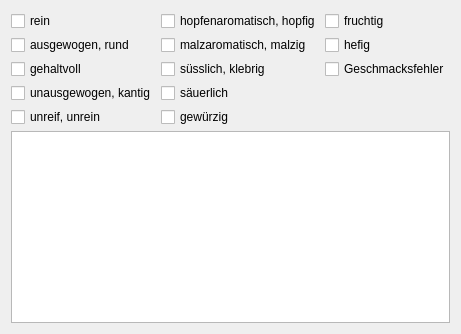
          <widget class="QWidget" name="tab_6">
           <attribute name="title">
            <string>Geschmack</string>
           </attribute>
           <layout class="QVBoxLayout" name="verticalLayout_113">
            <property name="spacing">
             <number>4</number>
            </property>
            <item>
             <layout class="QGridLayout" name="gridLayout_2">
              <item row="2" column="1">
               <widget class="QCheckBox" name="rbGeschmack_7">
                <property name="text">
                 <string>süsslich, klebrig</string>
                </property>
               </widget>
              </item>
              <item row="1" column="0">
               <widget class="QCheckBox" name="rbGeschmack_1">
                <property name="text">
                 <string>ausgewogen, rund</string>
                </property>
               </widget>
              </item>
              <item row="3" column="1">
               <widget class="QCheckBox" name="rbGeschmack_8">
                <property name="text">
                 <string>säuerlich</string>
                </property>
               </widget>
              </item>
              <item row="4" column="1">
               <widget class="QCheckBox" name="rbGeschmack_9">
                <property name="text">
                 <string>gewürzig</string>
                </property>
               </widget>
              </item>
              <item row="2" column="0">
               <widget class="QCheckBox" name="rbGeschmack_2">
                <property name="text">
                 <string>gehaltvoll</string>
                </property>
               </widget>
              </item>
              <item row="0" column="1">
               <widget class="QCheckBox" name="rbGeschmack_5">
                <property name="text">
                 <string>hopfenaromatisch, hopfig</string>
                </property>
               </widget>
              </item>
              <item row="3" column="0">
               <widget class="QCheckBox" name="rbGeschmack_3">
                <property name="text">
                 <string>unausgewogen, kantig</string>
                </property>
               </widget>
              </item>
              <item row="1" column="1">
               <widget class="QCheckBox" name="rbGeschmack_6">
                <property name="text">
                 <string>malzaromatisch, malzig</string>
                </property>
               </widget>
              </item>
              <item row="0" column="0">
               <widget class="QCheckBox" name="rbGeschmack_0">
                <property name="text">
                 <string>rein</string>
                </property>
               </widget>
              </item>
              <item row="4" column="0">
               <widget class="QCheckBox" name="rbGeschmack_4">
                <property name="text">
                 <string>unreif, unrein</string>
                </property>
               </widget>
              </item>
              <item row="0" column="2">
               <widget class="QCheckBox" name="rbGeschmack_10">
                <property name="text">
                 <string>fruchtig</string>
                </property>
               </widget>
              </item>
              <item row="1" column="2">
               <widget class="QCheckBox" name="rbGeschmack_11">
                <property name="text">
                 <string>hefig</string>
                </property>
               </widget>
              </item>
              <item row="2" column="2">
               <widget class="QCheckBox" name="rbGeschmack_12">
                <property name="text">
                 <string>Geschmacksfehler</string>
                </property>
               </widget>
              </item>
             </layout>
            </item>
            <item>
             <widget class="QTextEdit" name="tbGeschmack">
              <property name="minimumSize">
               <size>
                <width>0</width>
                <height>20</height>
               </size>
              </property>
              <property name="toolTip">
               <string>&lt;html&gt;&lt;head/&gt;&lt;body&gt;&lt;p&gt;Hier ist Platz für frei formulierte &lt;span style=&quot; font-weight:600;&quot;&gt;Ausführungen&lt;/span&gt; zum Geschmack.&lt;/p&gt;&lt;p&gt;Der Biergeschmack umfasst die bei der Aufnahme des Bieres entstehenden sensorischen Eigenschaften. Es gelten dann ähnliche Beschreibungsmöglichkeiten wie beim Geruch. &lt;/p&gt;&lt;/body&gt;&lt;/html&gt;</string>
              </property>
             </widget>
            </item>
           </layout>
          </widget>
